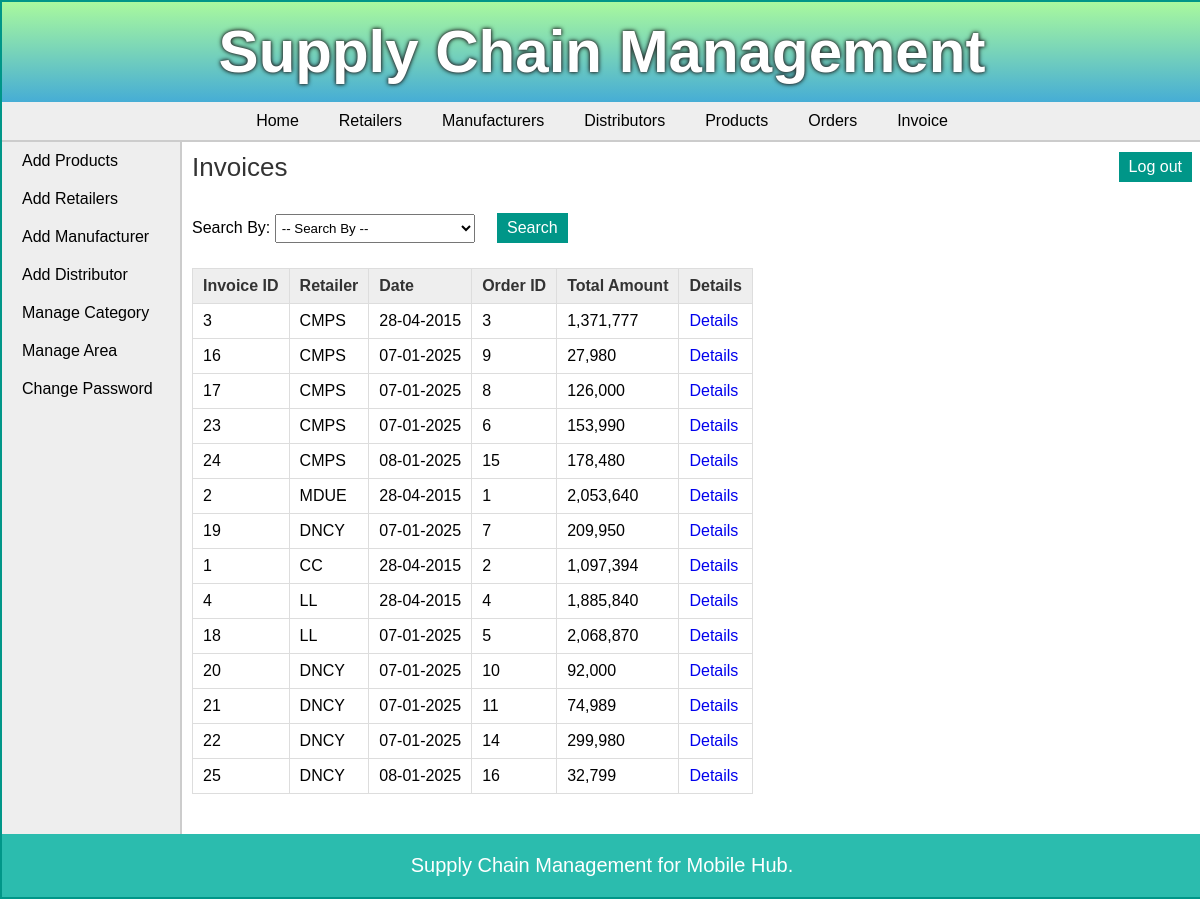
Page /admin/view_invoice.php (signed in) on the committed database.
### tables this page shows
CREATE TABLE `invoice` (
  `invoice_id` int(11) NOT NULL,
  `order_id` int(11) NOT NULL,
  `retailer_id` int(11) NOT NULL,
  `dist_id` int(11) NOT NULL,
  `date` date NOT NULL,
  `total_amount` int(20) NOT NULL,
  `comments` text DEFAULT NULL
);

CREATE TABLE `area` (
  `area_id` int(11) NOT NULL,
  `area_name` varchar(50) NOT NULL,
  `area_code` varchar(10) NOT NULL
);

### admin/view_invoice.php (the view, shortened to what this page needs)
<?php
	require("../includes/config.php");
		if(isset($_SESSION['admin_login'])) {
			$error = "";
			if($_SERVER['REQUEST_METHOD'] == "POST") {
				if(isset($_POST['cmbFilter'])) {
					if(!empty($_POST['txtInvoiceId'])) {
						$result = validate_number($_POST['txtInvoiceId']);
						if($result == 1) {
							$invoice_id = $_POST['txtInvoiceId'];
							$query_selectInvoice = "SELECT * FROM invoice,retailer,area WHERE invoice.retailer_id=retailer.retailer_id AND retailer.area_id=area.area_id AND invoice_id='$invoice_id'";
							$result_selectInvoice = mysqli_query($con,$query_selectInvoice);
							$row_selectInvoice = mysqli_fetch_array($result_selectInvoice);
							if(empty($row_selectInvoice)){
							   $error = "* No invoice was found with this ID";
							}
							else {
								mysqli_data_seek($result_selectInvoice,0);
							}
						}
						else {
							$error = "* Invalid ID";
						}
					}
					else if(!empty($_POST['txtOrderId'])) {
						$result = validate_number($_POST['txtOrderId']);
						if($result == 1) {
							$order_id = $_POST['txtOrderId'];
							$query_selectInvoice = "SELECT * FROM invoice,retailer,area WHERE invoice.retailer_id=retailer.retailer_id AND retailer.area_id=area.area_id AND order_id='$order_id'";
							$result_selectInvoice = mysqli_query($con,$query_selectInvoice);
							$row_selectInvoice = mysqli_fetch_array($result_selectInvoice);
							if(empty($row_selectInvoice)){
							   $error = "* No invoice was found with this ID";
							}
							else {
								mysqli_data_seek($result_selectInvoice,0);
							}
						}
						else {
							$error = "* Invalid ID";
						}
					}
					else if(!empty($_POST['cmbRetailer'])) {
						$retailer_id = $_POST['cmbRetailer'];
						$query_selectInvoice = "SELECT * FROM invoice,retailer,area WHERE invoice.retailer_id=retailer.retailer_id AND retailer.area_id=area.area_id AND invoice.retailer_id='$retailer_id' ORDER BY invoice_id DESC";
						$result_selectInvoice = mysqli_query($con,$query_selectInvoice);
						$row_selectInvoice = mysqli_fetch_array($result_selectInvoice);
						if(empty($row_selectInvoice)){
						   $error = "* No invoice was found of the selected Retailer";
						}
						else {
							mysqli_data_seek($result_selectInvoice,0);
						}
					}
					else if(!empty($_POST['txtDate'])) {
						$date = $_POST['txtDate'];
						$query_selectInvoice = "SELECT * FROM invoice,retailer,area WHERE invoice.retailer_id=retailer.retailer_id AND retailer.area_id=area.area_id AND invoice.date='$date'";
						$result_selectInvoice = mysqli_query($con,$query_selectInvoice);
						$row_selectInvoice = mysqli_fetch_array($result_selectInvoice);
						if(empty($row_selectInvoice)){
						   $error = "* No invoice was found with the selected Date";
						}
						else {
							mysqli_data_seek($result_selectInvoice,0);
						}
					}
					else {
						$error = "* Please enter the data to search for.";
					}
				}
				else {
					$error = "Please choose an option to search for.";
				}
			}
			else {
				$query_selectInvoice = "SELECT * FROM invoice,retailer,area WHERE invoice.retailer_id=retailer.retailer_id AND retailer.area_id=area.area_id";
				$result_selectInvoice = mysqli_query($con,$query_selectInvoice);
			}
		}
		else {
			header('Location:../index.php');
		}
?>
<!DOCTYPE html>
<html>
<head>
	<link rel="stylesheet" href="../includes/main_style.css" >
	<link rel="stylesheet" href="css/smoothness/jquery-ui.css">
</head>
<body>
	<?php
		include("../includes/header.inc.php");
		include("../includes/nav_admin.inc.php");
		include("../includes/aside_admin.inc.php");
	?>
	<section>
		<h1>Invoices</h1>
		<form action="" method="POST" class="form">
		Search By:
		<div class="input-box">
		<select name="cmbFilter" id="cmbFilter">
		<option value="" disabled selected>-- Search By --</option>
		</select>
		</div>
		<input type="submit" class="submit_button" value="Search" /> <span class="error_message"> <?php echo $error; ?> </span>
		</form>
		<form action="" method="POST" class="form">
		<table class="table_displayData" style="margin-top:20px;">
			<tr>
				<th> Invoice ID </th>
				<th> Retailer </th>
				<th> Date </th>
				<th> Order ID </th>
				<th> Total Amount </th>
				<th> Details </th>
			</tr>
			<?php while($row_selectInvoice = mysqli_fetch_array($result_selectInvoice)) { ?>
			<tr>
				<td> <?php echo $row_selectInvoice['invoice_id']; ?> </td>
				<td> <?php echo $row_selectInvoice['area_code']; ?> </td>
				<td> <?php echo date("d-m-Y",strtotime($row_selectInvoice['date'])); ?> </td>
				<td> <?php echo $row_selectInvoice['order_id']; ?> </td>
				<td><?php
				 echo number_format($row_selectInvoice['total_amount'],0 ); ?>
				</td>
				<td> <a href="view_invoice_items.php?id=<?php echo $row_selectInvoice['invoice_id']; ?>">Details</a> </td>
			</tr>
			<?php } ?>
		</table>
		</form>
	</section>
	<?php
		include("../includes/footer.inc.php");
	?>
</body>
</html>

### includes/main_style.css (style rules this page uses)
* { font-family: arial,sans-serif; margin:0px; padding:0px; }
body { width:1200px; margin:auto; border:2px solid #009688; }
a { text-decoration:none; }
.input-box { display:inline-block; margin:5px 0px; }
.input-box select { padding:5px 2px; width:200px; margin:auto; }
.submit_button { font-size:16px; margin-top:20px; margin-right:20px; padding:6px 10px; background-color:#009688; border:none; color:white; }
section { width:1000px; padding:10px; padding-bottom:40px; }
section h1 { margin-bottom:10px; font-weight:normal; color:#333; font-size: 26px; }
table { border-collapse: collapse; }
.table_displayData td, .table_displayData th { border:1px solid #ddd; padding: 8px 10px; text-align: left; }
.table_displayData th { background-color:#eee; color:#333; }

### rows in the picture
invoice: invoice_id "3", area.area_code "CMPS", date "28-04-2015", order "3", total_amount "1,371,777"
invoice: invoice_id "16", area.area_code "CMPS", date "07-01-2025", order "9", total_amount "27,980"
invoice: invoice_id "17", area.area_code "CMPS", date "07-01-2025", order "8", total_amount "126,000"
invoice: invoice_id "23", area.area_code "CMPS", date "07-01-2025", order "6", total_amount "153,990"
invoice: invoice_id "24", area.area_code "CMPS", date "08-01-2025", order "15", total_amount "178,480"
invoice: invoice_id "2", area.area_code "MDUE", date "28-04-2015", order "1", total_amount "2,053,640"
invoice: invoice_id "19", area.area_code "DNCY", date "07-01-2025", order "7", total_amount "209,950"
invoice: invoice_id "1", area.area_code "CC", date "28-04-2015", order "2", total_amount "1,097,394"
invoice: invoice_id "4", area.area_code "LL", date "28-04-2015", order "4", total_amount "1,885,840"
invoice: invoice_id "18", area.area_code "LL", date "07-01-2025", order "5", total_amount "2,068,870"
invoice: invoice_id "20", area.area_code "DNCY", date "07-01-2025", order "10", total_amount "92,000"
invoice: invoice_id "21", area.area_code "DNCY", date "07-01-2025", order "11", total_amount "74,989"
invoice: invoice_id "22", area.area_code "DNCY", date "07-01-2025", order "14", total_amount "299,980"
invoice: invoice_id "25", area.area_code "DNCY", date "08-01-2025", order "16", total_amount "32,799"
